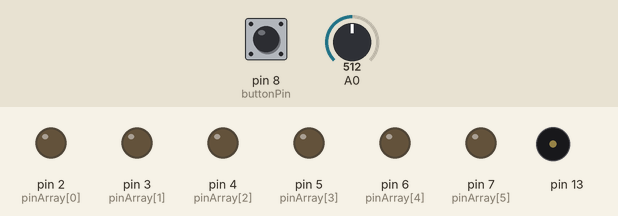
Simulated run of this sketch. Board: Arduino Uno, built with avr-gcc and run on an emulated ATmega328P. Parts: output pins drawn as LEDs (lit = HIGH), buzzer (waves = sounding). The test bench sets the inputs (shaded band); at power-on: pin 8 (buttonPin) HIGH, A0 = 512.

Above: at 5.0 s.
5.1 s: pin 8 (buttonPin) pulled LOW for 3 s
At 7.6 s:
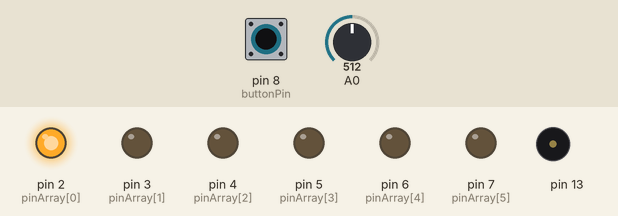
11.8 s: A0 set to 122
At 13.65 s:
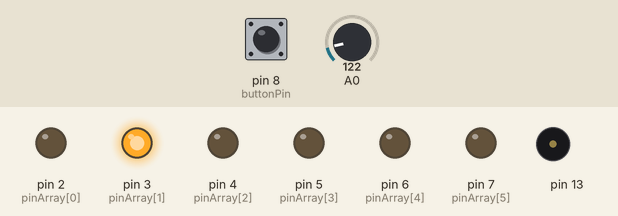
17.0 s: A0 set to 716
At 20.4 s:
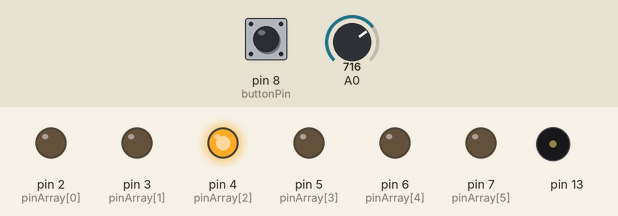
20.8 s: A0 set to 900
Timing chart, 0 to 25.6 s (numbered marks = the images above; inputs shaded):
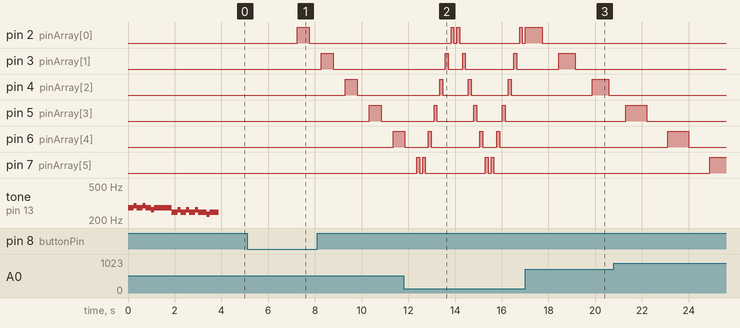

Measured:
- after the input at 5.1 s, pin 2 (pinArray[0]): LOW → HIGH after 2.1 s, → LOW 0.51 s later; pin 3 (pinArray[1]): LOW → HIGH after 3.2 s, → LOW 0.51 s later; pin 4 (pinArray[2]): LOW → HIGH after 4.2 s, → LOW 0.51 s later; pin 5 (pinArray[3]): LOW → HIGH after 5.2 s, → LOW 0.51 s later; pin 6 (pinArray[4]): LOW → HIGH after 6.2 s
- after the input at 11.8 s, pin 2 (pinArray[0]): goes HIGH 0.12 s, LOW 0.12 s, HIGH 0.12 s, LOW 2.6 s, HIGH 0.12 s, then LOW, starting after 2.0 s; pin 3 (pinArray[1]): goes HIGH 0.12 s, LOW 0.61 s, HIGH 0.12 s, LOW 2.1 s, HIGH 0.12 s, then LOW, starting after 1.8 s
- after the input at 17.0 s, pin 5 (pinArray[3]), pin 6 (pinArray[4]), pin 7 (pinArray[5]): stops changing and stays LOW

The sketch:

final_working_belinda_1.ino
```cpp
//the pins
int pinArray[] = {2, 3, 4, 5, 6, 7};
int count = 0;
int timer = 100;
int buttonPin = 8;
int buttonState = HIGH;
int toggle = LOW;
void setup(){
   pinMode(buttonPin, INPUT_PULLUP);
  //the music tones
   tone(13, 277);
  delay(250);
  noTone(13);
tone(13, 294);
  delay(125);
  noTone(13);
  tone(13, 277);
  delay(125);
  noTone(13);
   tone(13, 277);
  delay(125);
  noTone(13);
  tone(13, 294);
  delay(125);
  noTone(13);
  tone(13, 277);
  delay(125);
  noTone(13);
   tone(13, 277);
  delay(125);
  noTone(13);
  tone(13, 262);
  delay(125);
  noTone(13);
  tone(13, 277);
  delay(125);
  noTone(13);
   tone(13, 277);
  delay(125);
  noTone(13);
  tone(13, 277);
  delay(125);
  noTone(13);
   tone(13, 277);
  delay(125);
  noTone(13);
  tone(13, 277);
  delay(125);
  noTone(13);
   tone(13, 277);
  delay(125);
  noTone(13);

  tone(13, 247);
  delay(250);
  noTone(13);
tone(13, 262);
  delay(125);
  noTone(13);
  tone(13, 247);
  delay(125);
  noTone(13);
   tone(13, 247);
  delay(125);
  noTone(13);
  tone(13, 262);
  delay(125);
  noTone(13);
  tone(13, 247);
  delay(125);
  noTone(13);
   tone(13, 247);
  delay(125);
  noTone(13);
  tone(13, 262);
  delay(125);
  noTone(13);
  tone(13, 247);
  delay(125);
  noTone(13);
   tone(13, 247);
  delay(125);
  noTone(13);
  tone(13, 247);
  delay(125);
  noTone(13);
   tone(13,233);
  delay(125);
  noTone(13);
  tone(13, 247);
  delay(125);
  noTone(13);
   tone(13, 247);
  delay(125);
  noTone(13);
   tone(13, 247);
  delay(125);
  noTone(13);

  for (count=0;count<6;count++)
  {
pinMode(pinArray[count], OUTPUT);
}

}
void loop()
{
buttonState = digitalRead(buttonPin);
  int sensorValue = analogRead(A0);
  //if it is not pressed
if (buttonState == LOW)
{
if(toggle == LOW)
toggle = HIGH;
else
toggle = LOW;
delay(300);
}
//if it is pressed
if (toggle == HIGH)


{
  //lights go on
 for (count=0;count<6;count++)
 {
   sensorValue = analogRead(A0); // changes speed.
digitalWrite(pinArray[count], HIGH);
delay(sensorValue);
digitalWrite(pinArray[count], LOW);
delay(sensorValue);
}
for (count=5;count>=0;count--)
{
  sensorValue = analogRead(A0);
digitalWrite(pinArray[count], HIGH);
delay(sensorValue);
digitalWrite(pinArray[count], LOW);
delay(sensorValue);
}
}
else
//lights turn off
 for (count=0;count<6;count++)
 {
digitalWrite(pinArray[count], LOW);
delay(sensorValue);
}

}
```
